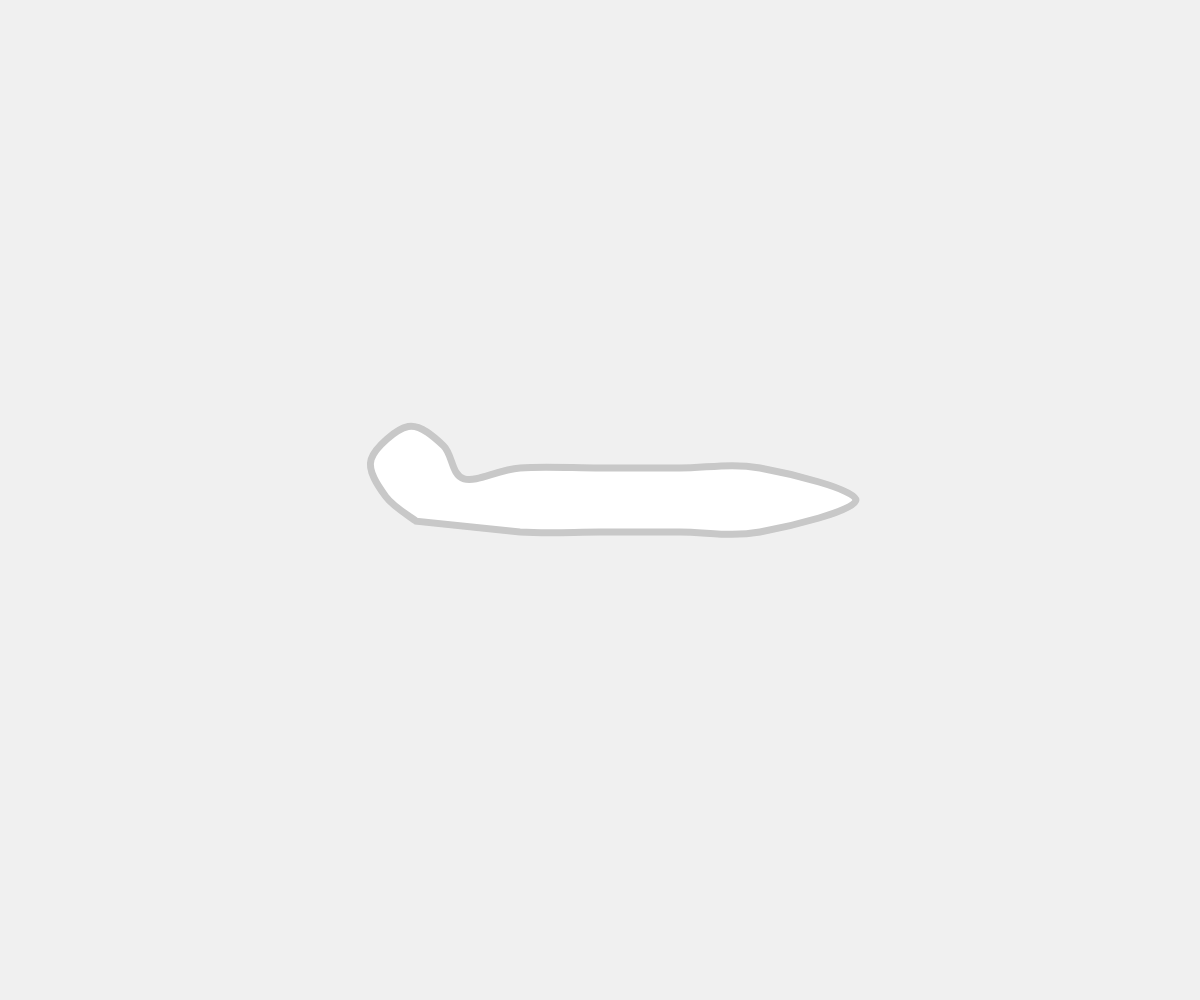
Frame 1 (no input)
Frame 60 (no input): identical to frame 1, image omitted
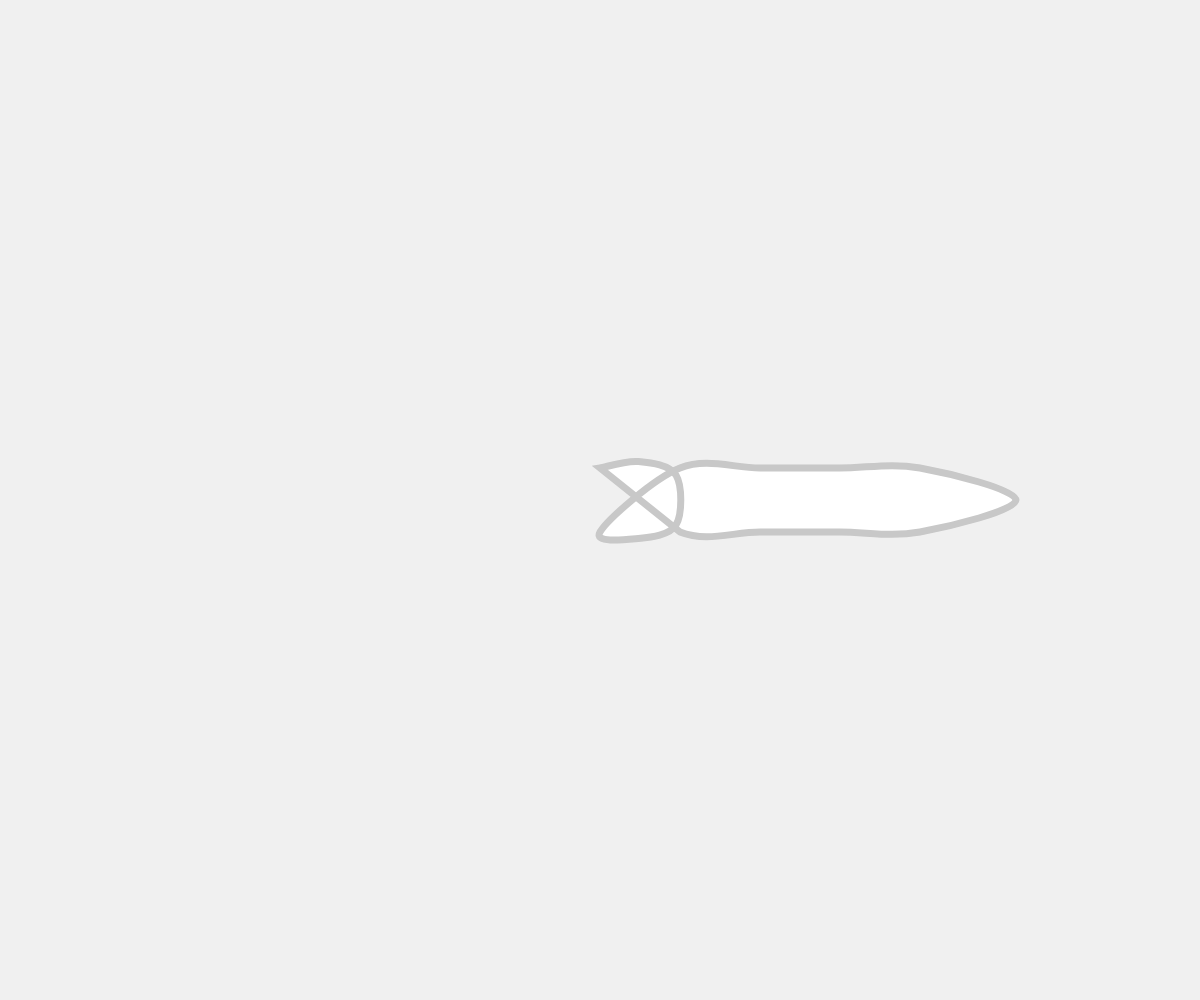
Frame 120 (the mouse pressed at the canvas centre since frame 60)

The p5.js sketch that drew these frames (run headless with seeded random() and noise() and a simulated clock; from frame 60 on, the mouse is pressed at the canvas centre):

// p5.js sketch
// ── sketch.js

function mod(n, m) {
  return ((n % m) + m) % m;
}

function constrainSpine(front, back, sep) {
  frontToBack = p5.Vector.sub(back, front)
  frontToBack.setMag(sep)
  return p5.Vector.add(front, frontToBack)
}

// function constrainAngle(me, behind1, behind2, limit, sep) {
//   front = p5.Vector.sub(me, behind1)
//   back = p5.Vector.sub(behind1, behind2)
//   print(front.angleBetween(back))
//   if (Math.abs(back.angleBetween(front)) < limit) {
//     newAngle = back.heading() - limit
//     newMe = p5.Vector.fromAngle(newAngle).setMag(sep)
//     return(behind1.add(newMe))
//   } else {
//     return(me)
//   }
// }

function pointOnSegment(segment, size, angle, angleDiff) {
  v = p5.Vector.fromAngle(angle + angleDiff)
  v.mult(size / 2)
  v.add(segment)
  return v
}

function setup() {
  createCanvas(windowWidth, windowHeight)

  spineLength = 5
  spineSeparation = 80
  angleLimit = 3 * PI / 4

  spineSegments = []
  spineSegmentSizes = []
  spineSegmentAngles = []
  
  for (i = 0; i < spineLength; i++) {
    seg_x = (width - (spineLength - 1) * spineSeparation) / 2 + (i * spineSeparation)
    spineSegments.push(createVector(seg_x, height/2))
    // spineSegmentSizes.push(floor(random(60, 80)))
    spineSegmentSizes.push(64)
  }
}

function draw() {
  background(240);
  
  curvePoints = []

  headToMouseVector = p5.Vector.sub(createVector(mouseX, mouseY), spineSegments[0])

  if (mouseIsPressed) {
    spineSegments[0].add(headToMouseVector.mult(0.2))
  }

  // DISTANCE CONSTRAINT
  for (i = 0; i < spineLength - 1; i++){
    spineSegments[i + 1] = constrainSpine(spineSegments[i], spineSegments[i + 1], spineSeparation)
  }

  // ANGLE CONSTRAINT (WIP)
  // for (i = 0; i < spineLength - 2; i++) {
  //   // front = p5.Vector.sub(spineSegments[i    ], spineSegments[i + 1])
  //   // back  = p5.Vector.sub(spineSegments[i + 1], spineSegments[i + 2])
  //   constrain(p5.Vector.sub(spineSegments[i    ], spineSegments[i + 1])
  //             .angleBetween(p5.Vector.sub(spineSegments[i + 1], spineSegments[i + 2])),
  //             angleLimit, PI)
  // }
  
  // stroke(0)
  // strokeWeight(7)
  
  // for (i = 0; i < spineLength; i++) {
  //   circle(spineSegments[i].x, spineSegments[i].y, spineSegmentSizes[i])
  // }

  headToMouseVector = p5.Vector.sub(createVector(mouseX, mouseY), spineSegments[0])
  spineSegmentAngles[0] = headToMouseVector.heading()

  for (i = 0; i < spineLength - 1; i++) {
    vectorBetween = p5.Vector.sub(spineSegments[i], spineSegments[i + 1])
    spineSegmentAngles[i + 1] = vectorBetween.heading()
    // line(spineSegments[i].x, spineSegments[i].y, spineSegments[i + 1].x, spineSegments[i + 1].y)
  }

  stroke(200)
  strokeWeight(7)

  beginShape()

  // RIGHT SIDE
  for (i = 0; i < spineLength; i++) {
    p = pointOnSegment(spineSegments[i], spineSegmentSizes[i], spineSegmentAngles[i], -PI / 2)
    curveVertex(p.x, p.y)
  }

  // TAIL DETAIL
  p = pointOnSegment(spineSegments[spineLength - 1], spineSegmentSizes[spineLength - 1] * 3, spineSegmentAngles[spineLength - 1],  PI)
  curveVertex(p.x, p.y)

  // LEFT SIDE
  for (i = spineLength - 1; i >= 0; i--) {
    p = pointOnSegment(spineSegments[i], spineSegmentSizes[i], spineSegmentAngles[i],  PI / 2)
    curveVertex(p.x, p.y)
  }

  // HEAD DETAIL
  p = pointOnSegment(spineSegments[0], spineSegmentSizes[0] * 1.7, spineSegmentAngles[0],  PI / 4)
  curveVertex(p.x, p.y)
  p = pointOnSegment(spineSegments[0], spineSegmentSizes[0] * 2.5, spineSegmentAngles[0],  PI / 10)
  curveVertex(p.x, p.y)
  p = pointOnSegment(spineSegments[0], spineSegmentSizes[0] * 2.5, spineSegmentAngles[0], -PI / 10)
  curveVertex(p.x, p.y)
  p = pointOnSegment(spineSegments[0], spineSegmentSizes[0] * 1.7, spineSegmentAngles[0], -PI / 4)
  curveVertex(p.x, p.y)
  
  endShape(CLOSE)

}
